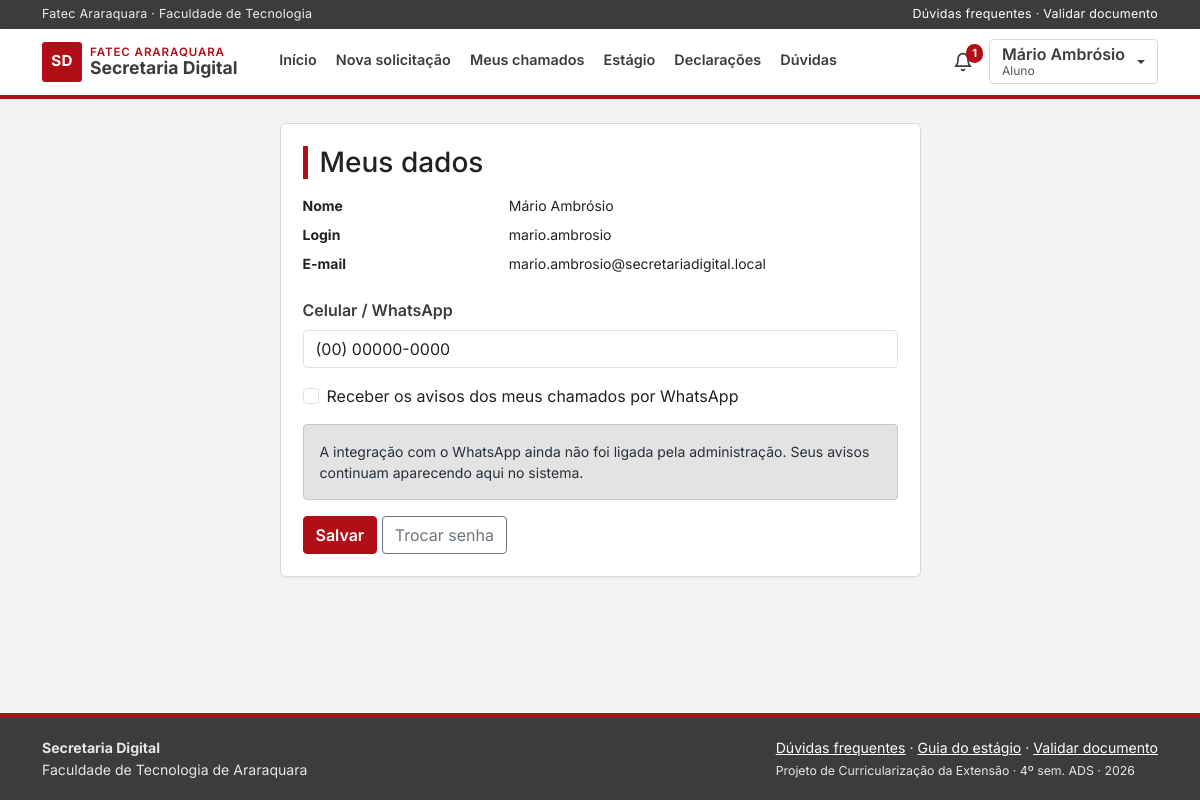
The page /perfil_alt.php (signed in) on the database as committed earlier.
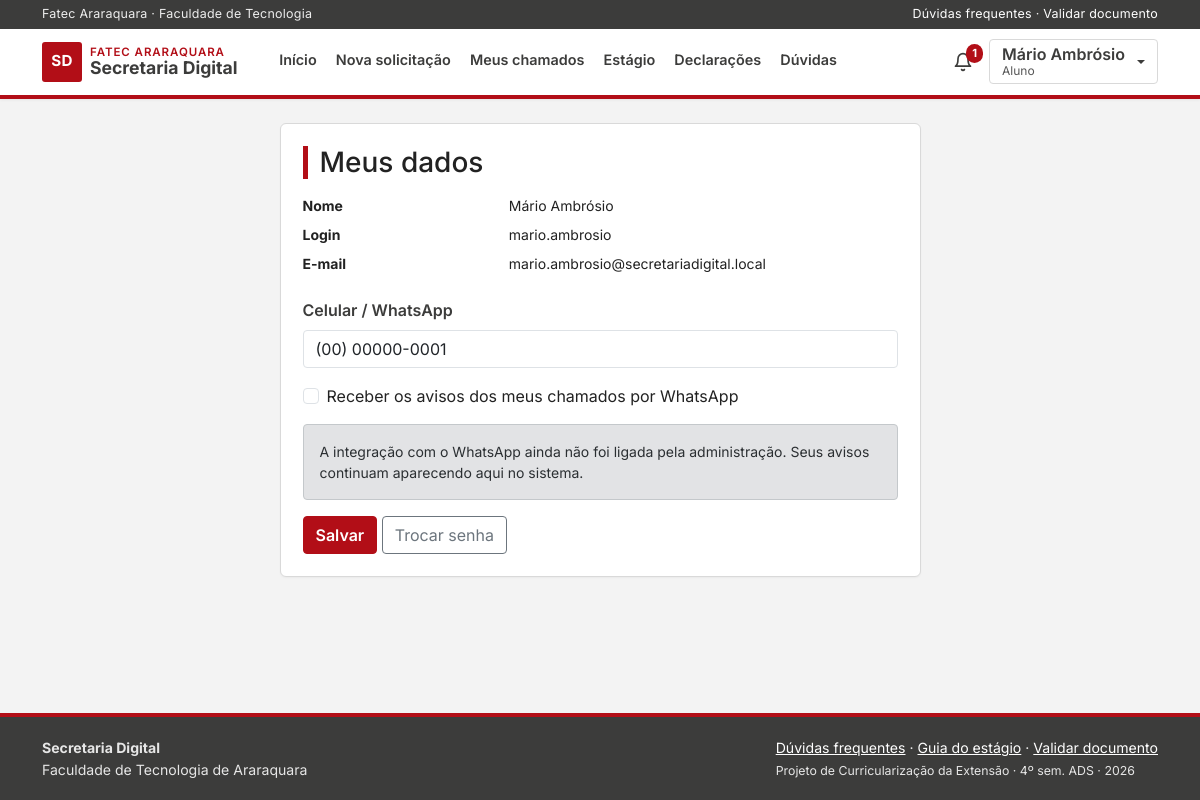
The same page on the database as committed later.
### tables this page shows
CREATE TABLE tb_usuarios (
  id_usuario      INT AUTO_INCREMENT PRIMARY KEY,
  nome            VARCHAR(120) NOT NULL,
  login           VARCHAR(50)  NOT NULL,
  senha           VARCHAR(255) NOT NULL,
  email           VARCHAR(120) NOT NULL,
  nivel           ENUM('aluno','secretaria','coordenacao','admin') NOT NULL,
  id_curso        INT          NULL,
  ra              VARCHAR(20)  NULL,
  semestre        TINYINT      NULL,
  telefone        VARCHAR(20)  NOT NULL,
  aviso_whatsapp  TINYINT(1)   NOT NULL DEFAULT 0,
  aviso_email     TINYINT(1)   NOT NULL DEFAULT 1,
  ativo           TINYINT(1)   NOT NULL DEFAULT 1,
  criado_em       DATETIME     NOT NULL DEFAULT CURRENT_TIMESTAMP,
  UNIQUE KEY uk_usuarios_login (login),
  UNIQUE KEY uk_usuarios_email (email),
  UNIQUE KEY uk_usuarios_ra (ra),
  CONSTRAINT fk_usuarios_curso FOREIGN KEY (id_curso)
    REFERENCES tb_cursos (id_curso)
);

### funcoes.php (called while the page is built, shortened)
<?php
    function seguro($texto){
        return htmlspecialchars((string)$texto, ENT_QUOTES, "UTF-8");
    }
    function busca_config($con, $chave){
        $sql = "SELECT valor FROM tb_configuracoes WHERE chave = ? LIMIT 1";
        $stmt = mysqli_stmt_init($con);
        mysqli_stmt_prepare($stmt, $sql);
        mysqli_stmt_bind_param($stmt, "s", $chave);
        mysqli_stmt_execute($stmt);
        $linha = mysqli_fetch_assoc(mysqli_stmt_get_result($stmt));
        return $linha ? (string)$linha['valor'] : "";
    }
?>

### perfil_alt.php (the view, shortened to what this page needs)
<?php
    require_once("conecta.php");
    require_once("funcoes.php");
    $sql = "SELECT nome, login, email, telefone, aviso_whatsapp FROM tb_usuarios WHERE id_usuario = ? LIMIT 1";
    $stmt = mysqli_stmt_init($con);
    mysqli_stmt_prepare($stmt, $sql);
    mysqli_stmt_bind_param($stmt, "i", $_SESSION['id_usuario']);
    mysqli_stmt_execute($stmt);
    $eu = mysqli_fetch_assoc(mysqli_stmt_get_result($stmt));
    $integracao = busca_config($con, "whatsapp_ativo") == "1";
    require_once("cabecalho.php");
?>
<div class="row justify-content-center">
    <div class="col-md-7">
        <div class="cartao">
            <h1 class="h3 mb-3">Meus dados</h1>
            <dl class="row small mb-3">
                <dt class="col-4">Nome</dt><dd class="col-8"><?php echo seguro($eu['nome']); ?></dd>
                <dt class="col-4">Login</dt><dd class="col-8"><?php echo seguro($eu['login']); ?></dd>
                <dt class="col-4">E-mail</dt><dd class="col-8"><?php echo seguro($eu['email']); ?></dd>
            </dl>
            <form action="perfil_alt2.php" method="post">
                <div class="mb-3">
                    <label for="txttelefone" class="form-label">Celular / WhatsApp</label>
                    <input type="text" class="form-control" id="txttelefone" name="txttelefone" required maxlength="20" value="<?php echo seguro($eu['telefone']); ?>" placeholder="(16) 99999-9999">
                </div>
                <div class="form-check mb-3">
                    <input class="form-check-input" type="checkbox" id="ckwhats" name="ckwhats" value="1" <?php if($eu['aviso_whatsapp']){ echo "checked"; } ?>>
                    <label class="form-check-label" for="ckwhats">Receber os avisos dos meus chamados por WhatsApp</label>
                </div>
                <?php if(!$integracao){ echo "<div class='alert alert-secondary small'>A integração com o WhatsApp ainda não foi ligada pela administração. Seus avisos continuam aparecendo aqui no sistema.</div>"; } ?>
                <input type="submit" name="btn" value="Salvar" class="btn btn-principal">
                <a href="senha_alt.php" class="btn btn-outline-secondary">Trocar senha</a>
            </form>
        </div>
    </div>
</div>
<?php require_once("rodape.php"); ?>

Rows that differ between the two databases and show on the page:
changed tb_usuarios "Mário Ambrósio": txttelefone "(00) 00000-0000" → "(00) 00000-0001"
